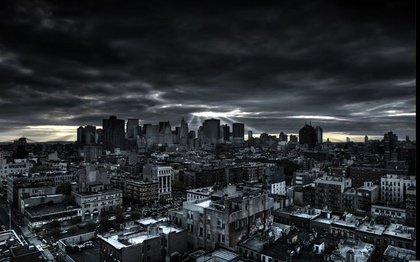
%> input picture primerParcial/practicas/practica2/city.jpg, 420 x 262 px, shrunk from 736 x 460 before the run
$ octave practica2.m   (GNU Octave 9; MATLAB toolbox functions it lacks are replaced by stand-ins)
%> lines starting %> are read from the running program, lines starting %| are printed output that depends on the picture
% Carga la imagen 'peppers.png'
a = imread('city.jpg');
%> a is the input picture: size 262x420x3 uint8; mean R, G, B 41.9, 45.5, 49.2

% Extracción de canales RGB
R = a(:,:,1);
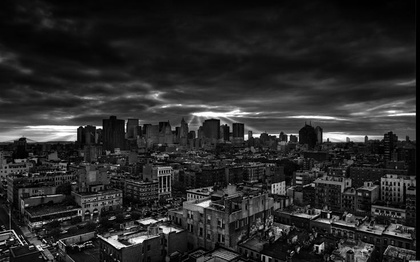
%> R: size 262x420 uint8; min 0, max 255, mean 41.9
G = a(:,:,2);
B = a(:,:,3);
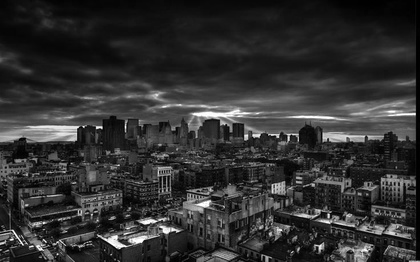
%> B: size 262x420 uint8; min 0, max 255, mean 49.2

% Cálculo de mínimo y máximo por canal
minimo_R = min(min(R));
%> minimo_R = 0
maximo_R = max(max(R));
%> maximo_R = 255
minimo_G = min(min(G));
%> minimo_G = 0
maximo_G = max(max(G));
%> maximo_G = 255
minimo_B = min(min(B));
%> minimo_B = 0
maximo_B = max(max(B));
%> maximo_B = 255

% Bucle para repetir el proceso
while true
    % Pedir intervalo
%> (the run ends here)

$ run again, with primerParcial/practicas/practica2/dinamarca.jpg copied over primerParcial/practicas/practica2/city.jpg
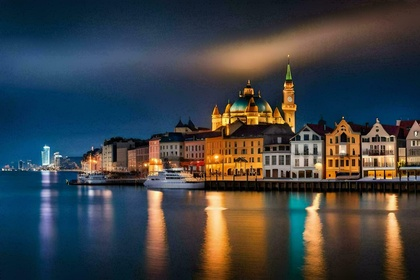
%> input picture primerParcial/practicas/practica2/dinamarca.jpg, 420 x 280 px, shrunk from 1470 x 980 before the run
%> a is the input picture: size 280x420x3 uint8; mean R, G, B 62.6, 66.3, 69.2
%> `G = a(:,:,2);`:
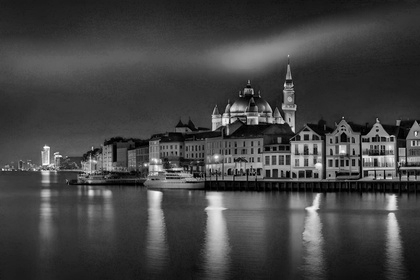
%> G: size 280x420 uint8; min 0, max 255, mean 66.3
%> `B = a(:,:,3);`:
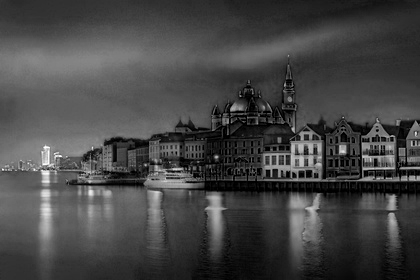
%> B: size 280x420 uint8; min 0, max 255, mean 69.2
%> minimo_R = 0
%> maximo_R = 255
%> minimo_G = 0
%> maximo_G = 255
%> minimo_B = 0
%> maximo_B = 255
